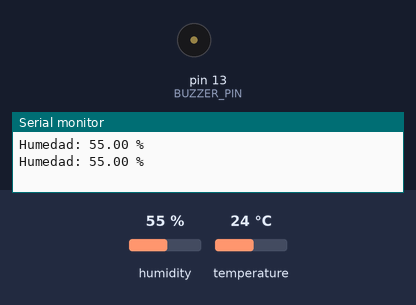
A sketch run on a simulated Arduino Uno, built with avr-gcc and run on an emulated ATmega328P. Shown: buzzer (waves = sounding, pin HIGH), the last lines printed to the serial monitor. Inputs (shaded band) come from the test bench; at power-on: humidity 55 %, temperature 24 °C.

Above: at 2.8 s.
2.9 s: humidity set to 59 %
5.6 s: humidity set to 62 %
At 6.7 s:
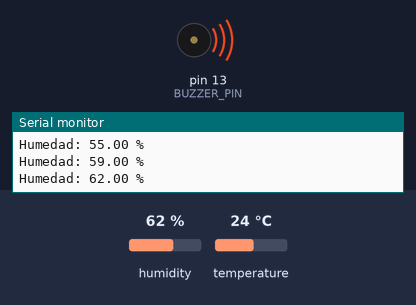
8.3 s: humidity set to 22 %
At 11.2 s:
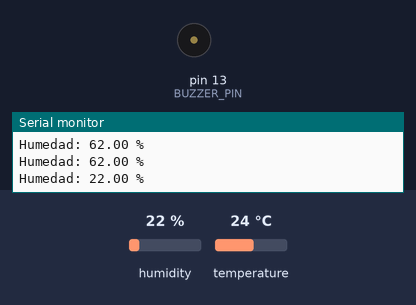
11.6 s: humidity set to 68 %
At 13.3 s:
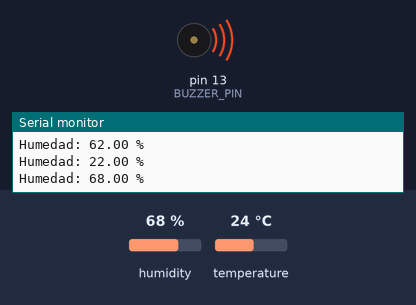
Timing chart, 0 to 14.8 s (numbered marks = the images above; inputs shaded):
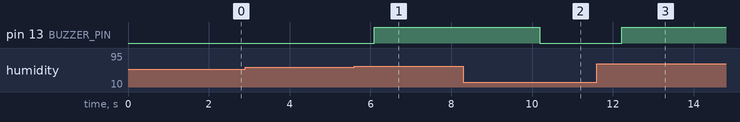

The sketch:

DHT11_Humidity.ino
```cpp
#include <DHT.h>
#include <SoftwareSerial.h>

#define DHTPIN 2          // Pin de datos del sensor DHT
#define DHTTYPE DHT11     // O DHT22, dependiendo del sensor que tengas
#define BUZZER_PIN 13      // Pin donde está conectado el buzzer

DHT dht(DHTPIN, DHTTYPE); // Inicializa el sensor DHT

// Configuración de SoftwareSerial para HC-05
SoftwareSerial BTSerial(10, 11);  // RX, TX (en este caso, usaremos pines 10 y 11)

// Inicializa la comunicación serial Bluetooth
void setup() {
  Serial.begin(9600);   // Comunicación serial con el monitor serial
  BTSerial.begin(9600); // Comunicación con el módulo HC-05
  dht.begin();
  pinMode(BUZZER_PIN, OUTPUT);
}

void loop() {
  // Lee la humedad
  float humedad = dht.readHumidity();

  // Verifica si la lectura es válida
  if (isnan(humedad)) {
    Serial.println("Error al leer el sensor");
    return;
  }

  // Muestra la humedad en el puerto serial
  Serial.print("Humedad: ");
  Serial.print(humedad);
  Serial.println(" %");

  // Si la humedad es mayor que un umbral, enciende el buzzer
  if (humedad > 60) {  // Ajusta este valor según tu necesidad
    digitalWrite(BUZZER_PIN, HIGH);  // Enciende el buzzer
    BTSerial.println("ALERTA: Humedad alta!");  // Envía la señal Bluetooth
  } else {
    digitalWrite(BUZZER_PIN, LOW);   // Apaga el buzzer
  }

  delay(2000); // Espera 2 segundos antes de la siguiente lectura
}
```

Measured:
- the behaviour switches between 60 and 61 % on humidity (found by bisection; images 0 and 1)
- after the input at 5.6 s, pin 13 (BUZZER_PIN): LOW → HIGH after 0.50 s
- after the input at 8.3 s, pin 13 (BUZZER_PIN): HIGH → LOW after 1.9 s
- after the input at 11.6 s, pin 13 (BUZZER_PIN): LOW → HIGH after 0.62 s
